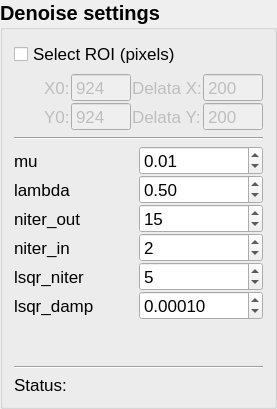
            <widget class="QGroupBox" name="groupBox_settings_2">
             <property name="font">
              <font>
               <pointsize>15</pointsize>
               <weight>75</weight>
               <bold>true</bold>
              </font>
             </property>
             <property name="title">
              <string>Denoise settings</string>
             </property>
             <property name="flat">
              <bool>false</bool>
             </property>
             <layout class="QVBoxLayout" name="verticalLayout_4">
              <item>
               <widget class="QCheckBox" name="checkBox_select_ROI_ls">
                <property name="font">
                 <font>
                  <pointsize>13</pointsize>
                  <weight>50</weight>
                  <bold>false</bold>
                 </font>
                </property>
                <property name="text">
                 <string>Select ROI (pixels)</string>
                </property>
                <property name="checkable">
                 <bool>true</bool>
                </property>
               </widget>
              </item>
              <item>
               <widget class="QWidget" name="widget_ROI_params_ls" native="true">
                <property name="enabled">
                 <bool>false</bool>
                </property>
                <property name="font">
                 <font>
                  <pointsize>13</pointsize>
                  <weight>50</weight>
                  <bold>false</bold>
                 </font>
                </property>
                <layout class="QGridLayout" name="gridLayout_30">
                 <property name="leftMargin">
                  <number>30</number>
                 </property>
                 <property name="topMargin">
                  <number>0</number>
                 </property>
                 <property name="rightMargin">
                  <number>0</number>
                 </property>
                 <property name="bottomMargin">
                  <number>0</number>
                 </property>
                 <property name="horizontalSpacing">
                  <number>1</number>
                 </property>
                 <property name="verticalSpacing">
                  <number>0</number>
                 </property>
                 <item row="0" column="1">
                  <widget class="QSpinBox" name="spinBox_x0_ls">
                   <property name="buttonSymbols">
                    <enum>QAbstractSpinBox::NoButtons</enum>
                   </property>
                   <property name="maximum">
                    <number>99999</number>
                   </property>
                   <property name="value">
                    <number>924</number>
                   </property>
                  </widget>
                 </item>
                 <item row="0" column="0">
                  <widget class="QLabel" name="label_39">
                   <property name="text">
                    <string>X0:</string>
                   </property>
                  </widget>
                 </item>
                 <item row="0" column="3">
                  <widget class="QSpinBox" name="spinBox_delta_x_ls">
                   <property name="buttonSymbols">
                    <enum>QAbstractSpinBox::NoButtons</enum>
                   </property>
                   <property name="maximum">
                    <number>99999</number>
                   </property>
                   <property name="value">
                    <number>200</number>
                   </property>
                  </widget>
                 </item>
                 <item row="0" column="2">
                  <widget class="QLabel" name="label_40">
                   <property name="text">
                    <string>Delata X:</string>
                   </property>
                  </widget>
                 </item>
                 <item row="1" column="0">
                  <widget class="QLabel" name="label_41">
                   <property name="text">
                    <string>Y0:</string>
                   </property>
                  </widget>
                 </item>
                 <item row="1" column="1">
                  <widget class="QSpinBox" name="spinBox_y0_ls">
                   <property name="buttonSymbols">
                    <enum>QAbstractSpinBox::NoButtons</enum>
                   </property>
                   <property name="maximum">
                    <number>99999</number>
                   </property>
                   <property name="value">
                    <number>924</number>
                   </property>
                  </widget>
                 </item>
                 <item row="1" column="2">
                  <widget class="QLabel" name="label_42">
                   <property name="text">
                    <string>Delata Y:</string>
                   </property>
                  </widget>
                 </item>
                 <item row="1" column="3">
                  <widget class="QSpinBox" name="spinBox_delta_y_ls">
                   <property name="buttonSymbols">
                    <enum>QAbstractSpinBox::NoButtons</enum>
                   </property>
                   <property name="maximum">
                    <number>99999</number>
                   </property>
                   <property name="value">
                    <number>200</number>
                   </property>
                  </widget>
                 </item>
                </layout>
               </widget>
              </item>
              <item>
               <widget class="Line" name="line_15">
                <property name="font">
                 <font>
                  <pointsize>13</pointsize>
                  <weight>50</weight>
                  <bold>false</bold>
                 </font>
                </property>
                <property name="orientation">
                 <enum>Qt::Horizontal</enum>
                </property>
               </widget>
              </item>
              <item>
               <widget class="QWidget" name="widget_denoise_params_2" native="true">
                <property name="enabled">
                 <bool>true</bool>
                </property>
                <property name="font">
                 <font>
                  <pointsize>13</pointsize>
                  <weight>50</weight>
                  <bold>false</bold>
                 </font>
                </property>
                <layout class="QGridLayout" name="gridLayout_31" columnstretch="1,1">
                 <property name="leftMargin">
                  <number>0</number>
                 </property>
                 <property name="topMargin">
                  <number>0</number>
                 </property>
                 <property name="rightMargin">
                  <number>0</number>
                 </property>
                 <property name="bottomMargin">
                  <number>0</number>
                 </property>
                 <property name="spacing">
                  <number>0</number>
                 </property>
                 <item row="0" column="0">
                  <widget class="QLabel" name="label_43">
                   <property name="enabled">
                    <bool>true</bool>
                   </property>
                   <property name="text">
                    <string>mu</string>
                   </property>
                  </widget>
                 </item>
                 <item row="0" column="1">
                  <widget class="QDoubleSpinBox" name="doubleSpinBox_mu_ls">
                   <property name="enabled">
                    <bool>true</bool>
                   </property>
                   <property name="singleStep">
                    <double>0.010000000000000</double>
                   </property>
                   <property name="value">
                    <double>0.010000000000000</double>
                   </property>
                  </widget>
                 </item>
                 <item row="1" column="0">
                  <widget class="QLabel" name="label_44">
                   <property name="enabled">
                    <bool>true</bool>
                   </property>
                   <property name="text">
                    <string>lambda</string>
                   </property>
                  </widget>
                 </item>
                 <item row="1" column="1">
                  <widget class="QDoubleSpinBox" name="doubleSpinBox_lamda_ls">
                   <property name="enabled">
                    <bool>true</bool>
                   </property>
                   <property name="singleStep">
                    <double>0.500000000000000</double>
                   </property>
                   <property name="value">
                    <double>0.500000000000000</double>
                   </property>
                  </widget>
                 </item>
                 <item row="2" column="0">
                  <widget class="QLabel" name="label_45">
                   <property name="enabled">
                    <bool>true</bool>
                   </property>
                   <property name="text">
                    <string>niter_out</string>
                   </property>
                  </widget>
                 </item>
                 <item row="3" column="0">
                  <widget class="QLabel" name="label_46">
                   <property name="enabled">
                    <bool>true</bool>
                   </property>
                   <property name="text">
                    <string>niter_in</string>
                   </property>
                  </widget>
                 </item>
                 <item row="4" column="0">
                  <widget class="QLabel" name="label_47">
                   <property name="enabled">
                    <bool>true</bool>
                   </property>
                   <property name="text">
                    <string>lsqr_niter</string>
                   </property>
                  </widget>
                 </item>
                 <item row="5" column="0">
                  <widget class="QLabel" name="label_48">
                   <property name="enabled">
                    <bool>true</bool>
                   </property>
                   <property name="text">
                    <string>lsqr_damp</string>
                   </property>
                  </widget>
                 </item>
                 <item row="2" column="1">
                  <widget class="QSpinBox" name="spinBox_niter_out_ls">
                   <property name="enabled">
                    <bool>true</bool>
                   </property>
                   <property name="value">
                    <number>15</number>
                   </property>
                  </widget>
                 </item>
                 <item row="4" column="1">
                  <widget class="QSpinBox" name="spinBox_lsqr_niter_ls">
                   <property name="enabled">
                    <bool>true</bool>
                   </property>
                   <property name="value">
                    <number>5</number>
                   </property>
                  </widget>
                 </item>
                 <item row="3" column="1">
                  <widget class="QSpinBox" name="spinBox_niter_in_ls">
                   <property name="enabled">
                    <bool>true</bool>
                   </property>
                   <property name="value">
                    <number>2</number>
                   </property>
                  </widget>
                 </item>
                 <item row="5" column="1">
                  <widget class="QDoubleSpinBox" name="doubleSpinBox_lsqr_damp_ls">
                   <property name="enabled">
                    <bool>true</bool>
                   </property>
                   <property name="decimals">
                    <number>5</number>
                   </property>
                   <property name="singleStep">
                    <double>0.000100000000000</double>
                   </property>
                   <property name="value">
                    <double>0.000100000000000</double>
                   </property>
                  </widget>
                 </item>
                </layout>
               </widget>
              </item>
              <item>
               <spacer name="verticalSpacer_5">
                <property name="orientation">
                 <enum>Qt::Vertical</enum>
                </property>
                <property name="sizeHint" stdset="0">
                 <size>
                  <width>20</width>
                  <height>40</height>
                 </size>
                </property>
               </spacer>
              </item>
              <item>
               <widget class="Line" name="line_16">
                <property name="orientation">
                 <enum>Qt::Horizontal</enum>
                </property>
               </widget>
              </item>
              <item>
               <layout class="QGridLayout" name="gridLayout_32" columnstretch="0,1">
                <item row="0" column="1">
                 <widget class="QLabel" name="label_status_ls">
                  <property name="font">
                   <font>
                    <pointsize>13</pointsize>
                    <weight>50</weight>
                    <bold>false</bold>
                   </font>
                  </property>
                  <property name="text">
                   <string/>
                  </property>
                  <property name="wordWrap">
                   <bool>true</bool>
                  </property>
                 </widget>
                </item>
                <item row="0" column="0">
                 <widget class="QLabel" name="label_49">
                  <property name="font">
                   <font>
                    <pointsize>13</pointsize>
                    <weight>50</weight>
                    <bold>false</bold>
                   </font>
                  </property>
                  <property name="text">
                   <string>Status:   </string>
                  </property>
                 </widget>
                </item>
               </layout>
              </item>
             </layout>
            </widget>
